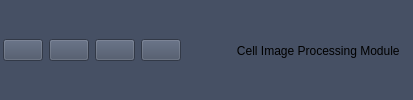
        <widget class="QWidget" name="tool_widget" native="true">
         <property name="styleSheet">
          <string notr="true">background-color: rgb(70, 80, 100);</string>
         </property>
         <layout class="QHBoxLayout" name="horizontalLayout_12">
          <property name="spacing">
           <number>6</number>
          </property>
          <property name="leftMargin">
           <number>3</number>
          </property>
          <property name="topMargin">
           <number>3</number>
          </property>
          <property name="rightMargin">
           <number>3</number>
          </property>
          <property name="bottomMargin">
           <number>2</number>
          </property>
          <item>
           <widget class="QPushButton" name="DataReviseButton">
            <property name="toolTip">
             <string>Image Preview and Revision</string>
            </property>
            <property name="text">
             <string/>
            </property>
           </widget>
          </item>
          <item>
           <widget class="QPushButton" name="DataMakeButton">
            <property name="toolTip">
             <string>Training Set Creation</string>
            </property>
            <property name="text">
             <string/>
            </property>
           </widget>
          </item>
          <item>
           <widget class="QPushButton" name="ModelTrainButton">
            <property name="toolTip">
             <string>Model Training</string>
            </property>
            <property name="text">
             <string/>
            </property>
           </widget>
          </item>
          <item>
           <widget class="QPushButton" name="ModelPredictButton">
            <property name="toolTip">
             <string>Model Prediction</string>
            </property>
            <property name="text">
             <string/>
            </property>
           </widget>
          </item>
          <item>
           <spacer name="horizontalSpacer_7">
            <property name="orientation">
             <enum>Qt::Horizontal</enum>
            </property>
            <property name="sizeType">
             <enum>QSizePolicy::Expanding</enum>
            </property>
            <property name="sizeHint" stdset="0">
             <size>
              <width>40</width>
              <height>20</height>
             </size>
            </property>
           </spacer>
          </item>
          <item>
           <widget class="QLabel" name="label_6">
            <property name="styleSheet">
             <string notr="true">font: 75 11pt &quot;微软雅黑&quot;;</string>
            </property>
            <property name="text">
             <string>   Cell Image Processing Module   </string>
            </property>
           </widget>
          </item>
         </layout>
        </widget>
